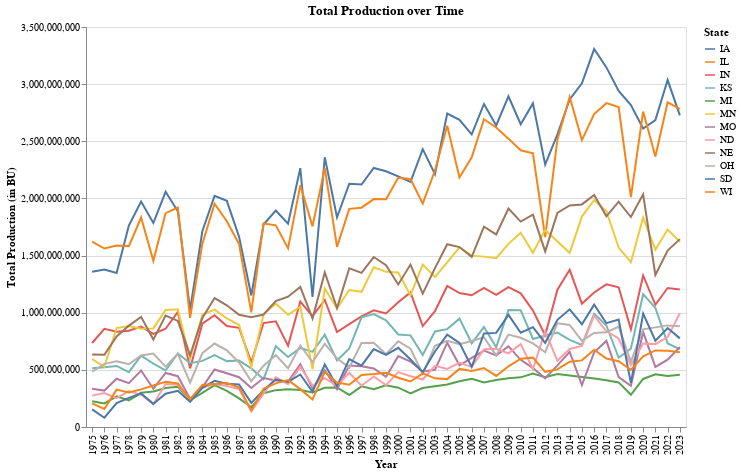

Write notebook code for a chart like this one.
### Markdown cell above
### Aggregated by State

### Code cell
db_name = 'field_crops.db'
table = 'midwest_key_field_crops_cleaned'

query = f"""
Select 
    state_alpha,
    year, 
    sum(value) as total_prod
from {table} 
where short_desc != 'CORN, SILAGE - PRODUCTION, MEASURED IN TONS'
and asd_code != 99
and county_ansi != ""
and year >= 1975
group by 
    state_alpha, year
"""

conn = sqlite3.connect(db_name) 
result = pd.read_sql(query, conn)

chart = alt.Chart(result).mark_line().encode(
    x=alt.X('year:O', axis=alt.Axis(title='Year')),
    y=alt.Y('total_prod:Q', axis=alt.Axis(title='Total Production (in BU)')),
    color=alt.Color('state_alpha:N', legend=alt.Legend(title="State"))   
    ).properties(
        title='Total Production over Time',
        width=600,
        height=400
    )

chart

### Figure 1 — Vega-Lite specification as saved in the notebook (floating-point values rounded to 4 significant figures; data arrays with more than 128 entries replaced by an {"elided": "..."} marker saying what was removed)
{"config": {"view": {"continuousWidth": 300, "continuousHeight": 300}}, "data": {"name": "data-15e64e0c62739cc5765a356e6c878ba5"}, "mark": {"type": "line"}, "encoding": {"color": {"field": "state_alpha", "legend": {"title": "State"}, "type": "nominal"}, "x": {"axis": {"title": "Year"}, "field": "year", "type": "ordinal"}, "y": {"axis": {"title": "Total Production (in BU)"}, "field": "total_prod", "type": "quantitative"}}, "height": 400, "title": "Total Production over Time", "width": 600, "$schema": "https://vega.github.io/schema/vega-lite/v5.20.1.json", "datasets": {"data-15e64e0c62739cc5765a356e6c878ba5": {"elided": "588 records"}}}
